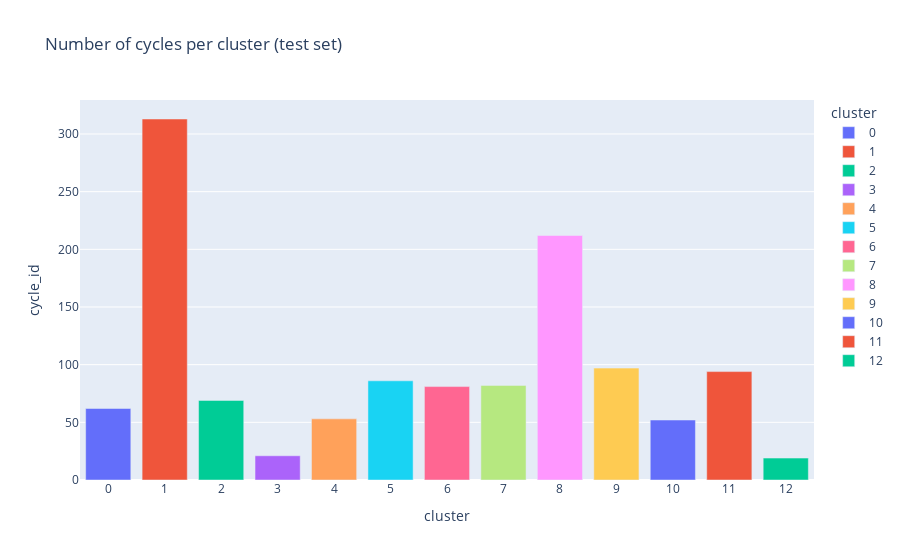
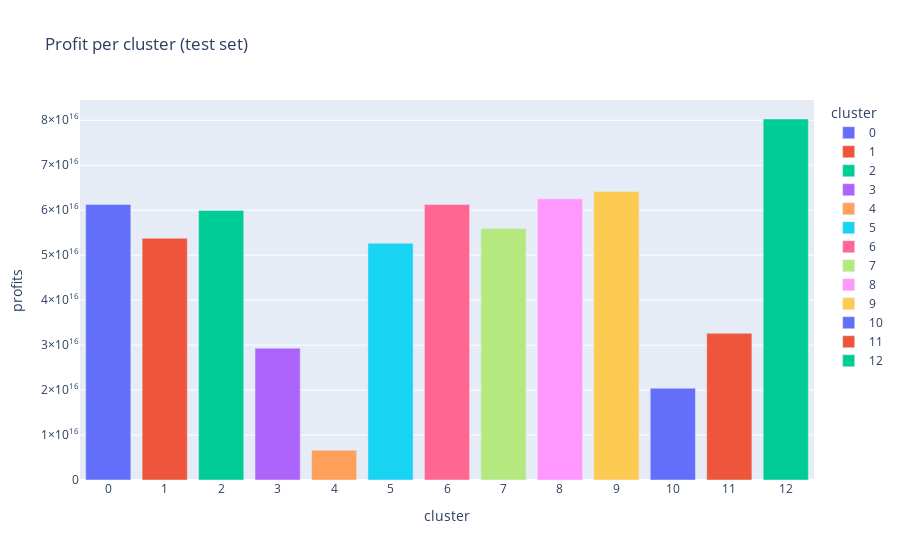

Here is the notebook cell these charts were saved with, in order:
### Markdown cell above
## Validation on test set

### Code cell
test_grouper = fX_test.groupby('cluster')
[agg(test_grouper, train=False) for agg in pipeline_metrics]

### Figure 1 — Plotly figure (JSON) as saved in the notebook; plotly's stock layout.template omitted (floating-point values rounded to 4 significant figures)
{"data": [{"alignmentgroup": "True", "hovertemplate": "cluster=%{x}<br>cycle_id=%{y}<extra></extra>", "legendgroup": "0", "marker": {"color": "#636efa", "pattern": {"shape": ""}}, "name": "0", "offsetgroup": "0", "orientation": "v", "showlegend": true, "textposition": "auto", "type": "bar", "x": ["0"], "xaxis": "x", "y": [62], "yaxis": "y"}, {"alignmentgroup": "True", "hovertemplate": "cluster=%{x}<br>cycle_id=%{y}<extra></extra>", "legendgroup": "1", "marker": {"color": "#EF553B", "pattern": {"shape": ""}}, "name": "1", "offsetgroup": "1", "orientation": "v", "showlegend": true, "textposition": "auto", "type": "bar", "x": ["1"], "xaxis": "x", "y": [313], "yaxis": "y"}, {"alignmentgroup": "True", "hovertemplate": "cluster=%{x}<br>cycle_id=%{y}<extra></extra>", "legendgroup": "2", "marker": {"color": "#00cc96", "pattern": {"shape": ""}}, "name": "2", "offsetgroup": "2", "orientation": "v", "showlegend": true, "textposition": "auto", "type": "bar", "x": ["2"], "xaxis": "x", "y": [69], "yaxis": "y"}, {"alignmentgroup": "True", "hovertemplate": "cluster=%{x}<br>cycle_id=%{y}<extra></extra>", "legendgroup": "3", "marker": {"color": "#ab63fa", "pattern": {"shape": ""}}, "name": "3", "offsetgroup": "3", "orientation": "v", "showlegend": true, "textposition": "auto", "type": "bar", "x": ["3"], "xaxis": "x", "y": [21], "yaxis": "y"}, {"alignmentgroup": "True", "hovertemplate": "cluster=%{x}<br>cycle_id=%{y}<extra></extra>", "legendgroup": "4", "marker": {"color": "#FFA15A", "pattern": {"shape": ""}}, "name": "4", "offsetgroup": "4", "orientation": "v", "showlegend": true, "textposition": "auto", "type": "bar", "x": ["4"], "xaxis": "x", "y": [53], "yaxis": "y"}, {"alignmentgroup": "True", "hovertemplate": "cluster=%{x}<br>cycle_id=%{y}<extra></extra>", "legendgroup": "5", "marker": {"color": "#19d3f3", "pattern": {"shape": ""}}, "name": "5", "offsetgroup": "5", "orientation": "v", "showlegend": true, "textposition": "auto", "type": "bar", "x": ["5"], "xaxis": "x", "y": [86], "yaxis": "y"}, {"alignmentgroup": "True", "hovertemplate": "cluster=%{x}<br>cycle_id=%{y}<extra></extra>", "legendgroup": "6", "marker": {"color": "#FF6692", "pattern": {"shape": ""}}, "name": "6", "offsetgroup": "6", "orientation": "v", "showlegend": true, "textposition": "auto", "type": "bar", "x": ["6"], "xaxis": "x", "y": [81], "yaxis": "y"}, {"alignmentgroup": "True", "hovertemplate": "cluster=%{x}<br>cycle_id=%{y}<extra></extra>", "legendgroup": "7", "marker": {"color": "#B6E880", "pattern": {"shape": ""}}, "name": "7", "offsetgroup": "7", "orientation": "v", "showlegend": true, "textposition": "auto", "type": "bar", "x": ["7"], "xaxis": "x", "y": [82], "yaxis": "y"}, {"alignmentgroup": "True", "hovertemplate": "cluster=%{x}<br>cycle_id=%{y}<extra></extra>", "legendgroup": "8", "marker": {"color": "#FF97FF", "pattern": {"shape": ""}}, "name": "8", "offsetgroup": "8", "orientation": "v", "showlegend": true, "textposition": "auto", "type": "bar", "x": ["8"], "xaxis": "x", "y": [212], "yaxis": "y"}, {"alignmentgroup": "True", "hovertemplate": "cluster=%{x}<br>cycle_id=%{y}<extra></extra>", "legendgroup": "9", "marker": {"color": "#FECB52", "pattern": {"shape": ""}}, "name": "9", "offsetgroup": "9", "orientation": "v", "showlegend": true, "textposition": "auto", "type": "bar", "x": ["9"], "xaxis": "x", "y": [97], "yaxis": "y"}, {"alignmentgroup": "True", "hovertemplate": "cluster=%{x}<br>cycle_id=%{y}<extra></extra>", "legendgroup": "10", "marker": {"color": "#636efa", "pattern": {"shape": ""}}, "name": "10", "offsetgroup": "10", "orientation": "v", "showlegend": true, "textposition": "auto", "type": "bar", "x": ["10"], "xaxis": "x", "y": [52], "yaxis": "y"}, {"alignmentgroup": "True", "hovertemplate": "cluster=%{x}<br>cycle_id=%{y}<extra></extra>", "legendgroup": "11", "marker": {"color": "#EF553B", "pattern": {"shape": ""}}, "name": "11", "offsetgroup": "11", "orientation": "v", "showlegend": true, "textposition": "auto", "type": "bar", "x": ["11"], "xaxis": "x", "y": [94], "yaxis": "y"}, {"alignmentgroup": "True", "hovertemplate": "cluster=%{x}<br>cycle_id=%{y}<extra></extra>", "legendgroup": "12", "marker": {"color": "#00cc96", "pattern": {"shape": ""}}, "name": "12", "offsetgroup": "12", "orientation": "v", "showlegend": true, "textposition": "auto", "type": "bar", "x": ["12"], "xaxis": "x", "y": [19], "yaxis": "y"}], "layout": {"barmode": "relative", "legend": {"title": {"text": "cluster"}, "tracegroupgap": 0}, "title": {"text": "Number of cycles per cluster (test set)"}, "xaxis": {"anchor": "y", "categoryarray": ["0", "1", "2", "3", "4", "5", "6", "7", "8", "9", "10", "11", "12"], "categoryorder": "array", "domain": [0, 1], "title": {"text": "cluster"}, "type": "category"}, "yaxis": {"anchor": "x", "domain": [0, 1], "title": {"text": "cycle_id"}}}}

### Figure 2 — Plotly figure (JSON) as saved in the notebook; plotly's stock layout.template omitted (floating-point values rounded to 4 significant figures)
{"data": [{"alignmentgroup": "True", "hovertemplate": "cluster=%{x}<br>profits=%{y}<extra></extra>", "legendgroup": "0", "marker": {"color": "#636efa", "pattern": {"shape": ""}}, "name": "0", "offsetgroup": "0", "orientation": "v", "showlegend": true, "textposition": "auto", "type": "bar", "x": ["0"], "xaxis": "x", "y": [61288584721704430], "yaxis": "y"}, {"alignmentgroup": "True", "hovertemplate": "cluster=%{x}<br>profits=%{y}<extra></extra>", "legendgroup": "1", "marker": {"color": "#EF553B", "pattern": {"shape": ""}}, "name": "1", "offsetgroup": "1", "orientation": "v", "showlegend": true, "textposition": "auto", "type": "bar", "x": ["1"], "xaxis": "x", "y": [53756992329913064], "yaxis": "y"}, {"alignmentgroup": "True", "hovertemplate": "cluster=%{x}<br>profits=%{y}<extra></extra>", "legendgroup": "2", "marker": {"color": "#00cc96", "pattern": {"shape": ""}}, "name": "2", "offsetgroup": "2", "orientation": "v", "showlegend": true, "textposition": "auto", "type": "bar", "x": ["2"], "xaxis": "x", "y": [59955327759012180], "yaxis": "y"}, {"alignmentgroup": "True", "hovertemplate": "cluster=%{x}<br>profits=%{y}<extra></extra>", "legendgroup": "3", "marker": {"color": "#ab63fa", "pattern": {"shape": ""}}, "name": "3", "offsetgroup": "3", "orientation": "v", "showlegend": true, "textposition": "auto", "type": "bar", "x": ["3"], "xaxis": "x", "y": [29322870982560480], "yaxis": "y"}, {"alignmentgroup": "True", "hovertemplate": "cluster=%{x}<br>profits=%{y}<extra></extra>", "legendgroup": "4", "marker": {"color": "#FFA15A", "pattern": {"shape": ""}}, "name": "4", "offsetgroup": "4", "orientation": "v", "showlegend": true, "textposition": "auto", "type": "bar", "x": ["4"], "xaxis": "x", "y": [6635327582514114], "yaxis": "y"}, {"alignmentgroup": "True", "hovertemplate": "cluster=%{x}<br>profits=%{y}<extra></extra>", "legendgroup": "5", "marker": {"color": "#19d3f3", "pattern": {"shape": ""}}, "name": "5", "offsetgroup": "5", "orientation": "v", "showlegend": true, "textposition": "auto", "type": "bar", "x": ["5"], "xaxis": "x", "y": [52649848376844640], "yaxis": "y"}, {"alignmentgroup": "True", "hovertemplate": "cluster=%{x}<br>profits=%{y}<extra></extra>", "legendgroup": "6", "marker": {"color": "#FF6692", "pattern": {"shape": ""}}, "name": "6", "offsetgroup": "6", "orientation": "v", "showlegend": true, "textposition": "auto", "type": "bar", "x": ["6"], "xaxis": "x", "y": [61292380969603064], "yaxis": "y"}, {"alignmentgroup": "True", "hovertemplate": "cluster=%{x}<br>profits=%{y}<extra></extra>", "legendgroup": "7", "marker": {"color": "#B6E880", "pattern": {"shape": ""}}, "name": "7", "offsetgroup": "7", "orientation": "v", "showlegend": true, "textposition": "auto", "type": "bar", "x": ["7"], "xaxis": "x", "y": [55924169221040890], "yaxis": "y"}, {"alignmentgroup": "True", "hovertemplate": "cluster=%{x}<br>profits=%{y}<extra></extra>", "legendgroup": "8", "marker": {"color": "#FF97FF", "pattern": {"shape": ""}}, "name": "8", "offsetgroup": "8", "orientation": "v", "showlegend": true, "textposition": "auto", "type": "bar", "x": ["8"], "xaxis": "x", "y": [62548036226368970], "yaxis": "y"}, {"alignmentgroup": "True", "hovertemplate": "cluster=%{x}<br>profits=%{y}<extra></extra>", "legendgroup": "9", "marker": {"color": "#FECB52", "pattern": {"shape": ""}}, "name": "9", "offsetgroup": "9", "orientation": "v", "showlegend": true, "textposition": "auto", "type": "bar", "x": ["9"], "xaxis": "x", "y": [64187123166745010], "yaxis": "y"}, {"alignmentgroup": "True", "hovertemplate": "cluster=%{x}<br>profits=%{y}<extra></extra>", "legendgroup": "10", "marker": {"color": "#636efa", "pattern": {"shape": ""}}, "name": "10", "offsetgroup": "10", "orientation": "v", "showlegend": true, "textposition": "auto", "type": "bar", "x": ["10"], "xaxis": "x", "y": [20403898601745744], "yaxis": "y"}, {"alignmentgroup": "True", "hovertemplate": "cluster=%{x}<br>profits=%{y}<extra></extra>", "legendgroup": "11", "marker": {"color": "#EF553B", "pattern": {"shape": ""}}, "name": "11", "offsetgroup": "11", "orientation": "v", "showlegend": true, "textposition": "auto", "type": "bar", "x": ["11"], "xaxis": "x", "y": [32617444766870620], "yaxis": "y"}, {"alignmentgroup": "True", "hovertemplate": "cluster=%{x}<br>profits=%{y}<extra></extra>", "legendgroup": "12", "marker": {"color": "#00cc96", "pattern": {"shape": ""}}, "name": "12", "offsetgroup": "12", "orientation": "v", "showlegend": true, "textposition": "auto", "type": "bar", "x": ["12"], "xaxis": "x", "y": [80285508224012670], "yaxis": "y"}], "layout": {"barmode": "relative", "legend": {"title": {"text": "cluster"}, "tracegroupgap": 0}, "title": {"text": "Profit per cluster (test set)"}, "xaxis": {"anchor": "y", "categoryarray": ["0", "1", "2", "3", "4", "5", "6", "7", "8", "9", "10", "11", "12"], "categoryorder": "array", "domain": [0, 1], "title": {"text": "cluster"}, "type": "category"}, "yaxis": {"anchor": "x", "domain": [0, 1], "title": {"text": "profits"}}}}
